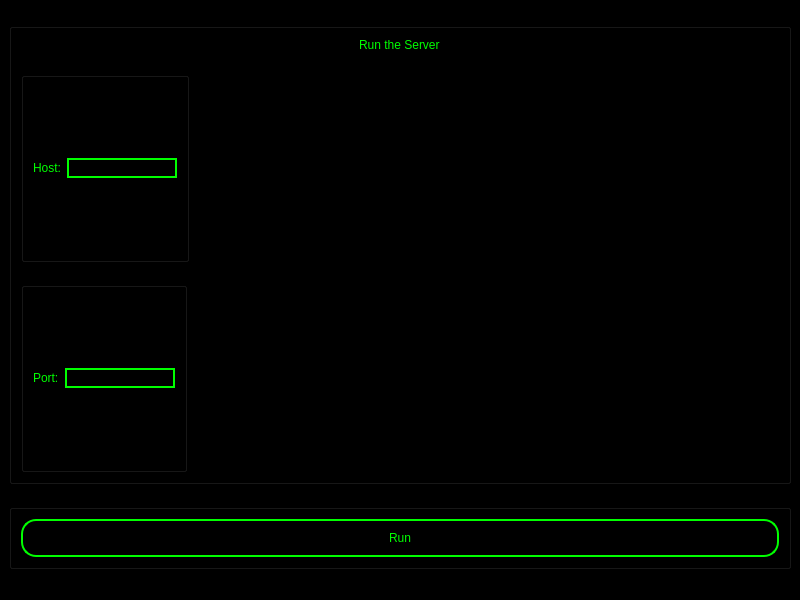
<?xml version="1.0" encoding="UTF-8"?>
<ui version="4.0">
 <class>MainWindow</class>
 <widget class="QMainWindow" name="MainWindow">
  <property name="geometry">
   <rect>
    <x>0</x>
    <y>0</y>
    <width>800</width>
    <height>600</height>
   </rect>
  </property>
  <property name="windowTitle">
   <string>MainWindow</string>
  </property>
  <property name="styleSheet">
   <string notr="true">background-color:black;
</string>
  </property>
  <widget class="QWidget" name="centralwidget">
   <layout class="QVBoxLayout" name="verticalLayout">
    <item>
     <widget class="QGroupBox" name="GroupEntries">
      <property name="sizePolicy">
       <sizepolicy hsizetype="Minimum" vsizetype="Expanding">
        <horstretch>0</horstretch>
        <verstretch>0</verstretch>
       </sizepolicy>
      </property>
      <property name="styleSheet">
       <string notr="true">background-color:black;
</string>
      </property>
      <property name="title">
       <string>GroupBox</string>
      </property>
      <property name="flat">
       <bool>true</bool>
      </property>
      <layout class="QVBoxLayout" name="verticalLayout_3">
       <item alignment="Qt::AlignHCenter">
        <widget class="QLabel" name="LabelTitle">
         <property name="sizePolicy">
          <sizepolicy hsizetype="Preferred" vsizetype="Maximum">
           <horstretch>0</horstretch>
           <verstretch>0</verstretch>
          </sizepolicy>
         </property>
         <property name="styleSheet">
          <string notr="true">font: 14pt &quot;Arial&quot;;
border-radius: 15px;
color: #00ff00;</string>
         </property>
         <property name="text">
          <string>&lt;html&gt;&lt;head/&gt;&lt;body&gt;&lt;p&gt;Run the Server&lt;/p&gt;&lt;/body&gt;&lt;/html&gt;</string>
         </property>
        </widget>
       </item>
       <item>
        <widget class="QGroupBox" name="GroupEntryLogin">
         <property name="sizePolicy">
          <sizepolicy hsizetype="Fixed" vsizetype="Expanding">
           <horstretch>0</horstretch>
           <verstretch>0</verstretch>
          </sizepolicy>
         </property>
         <property name="styleSheet">
          <string notr="true">background-color:black;
</string>
         </property>
         <property name="title">
          <string>GroupBox</string>
         </property>
         <property name="flat">
          <bool>true</bool>
         </property>
         <layout class="QHBoxLayout" name="horizontalLayout">
          <item>
           <widget class="QLabel" name="LabelHost">
            <property name="sizePolicy">
             <sizepolicy hsizetype="Preferred" vsizetype="Maximum">
              <horstretch>0</horstretch>
              <verstretch>0</verstretch>
             </sizepolicy>
            </property>
            <property name="styleSheet">
             <string notr="true">font: 14pt &quot;Arial&quot;;
border-radius: 15px;
color: #00ff00;</string>
            </property>
            <property name="text">
             <string>Host:</string>
            </property>
           </widget>
          </item>
          <item>
           <widget class="QLineEdit" name="LineEditHost">
            <property name="sizePolicy">
             <sizepolicy hsizetype="Expanding" vsizetype="Fixed">
              <horstretch>0</horstretch>
              <verstretch>0</verstretch>
             </sizepolicy>
            </property>
            <property name="styleSheet">
             <string notr="true">font: 14pt &quot;Arial&quot;;
border-radius: 15px;
border: 2px solid #00ff00;
color: #00ff00;</string>
            </property>
           </widget>
          </item>
         </layout>
        </widget>
       </item>
       <item>
        <widget class="QGroupBox" name="GroupEntryPassword">
         <property name="sizePolicy">
          <sizepolicy hsizetype="Fixed" vsizetype="Expanding">
           <horstretch>0</horstretch>
           <verstretch>0</verstretch>
          </sizepolicy>
         </property>
         <property name="styleSheet">
          <string notr="true">background-color:black;
</string>
         </property>
         <property name="title">
          <string>GroupBox</string>
         </property>
         <property name="flat">
          <bool>true</bool>
         </property>
         <layout class="QHBoxLayout" name="horizontalLayout_2">
          <item>
           <widget class="QLabel" name="LabelPort">
            <property name="sizePolicy">
             <sizepolicy hsizetype="Preferred" vsizetype="Maximum">
              <horstretch>0</horstretch>
              <verstretch>0</verstretch>
             </sizepolicy>
            </property>
            <property name="styleSheet">
             <string notr="true">font: 14pt &quot;Arial&quot;;
border-radius: 15px;
color: #00ff00;</string>
            </property>
            <property name="text">
             <string>Port:</string>
            </property>
           </widget>
          </item>
          <item>
           <widget class="QLineEdit" name="LineEditPort">
            <property name="sizePolicy">
             <sizepolicy hsizetype="Expanding" vsizetype="Fixed">
              <horstretch>0</horstretch>
              <verstretch>0</verstretch>
             </sizepolicy>
            </property>
            <property name="styleSheet">
             <string notr="true">font: 14pt &quot;Arial&quot;;
border-radius: 15px;
border: 2px solid #00ff00;
color: #00ff00;</string>
            </property>
           </widget>
          </item>
         </layout>
        </widget>
       </item>
      </layout>
     </widget>
    </item>
    <item>
     <widget class="QGroupBox" name="GroupButtons">
      <property name="sizePolicy">
       <sizepolicy hsizetype="Minimum" vsizetype="Maximum">
        <horstretch>0</horstretch>
        <verstretch>0</verstretch>
       </sizepolicy>
      </property>
      <property name="styleSheet">
       <string notr="true">background-color:black;
</string>
      </property>
      <property name="title">
       <string>GroupBox</string>
      </property>
      <property name="flat">
       <bool>true</bool>
      </property>
      <layout class="QVBoxLayout" name="verticalLayout_2">
       <item>
        <widget class="QPushButton" name="ButtonRun">
         <property name="sizePolicy">
          <sizepolicy hsizetype="Minimum" vsizetype="Minimum">
           <horstretch>0</horstretch>
           <verstretch>0</verstretch>
          </sizepolicy>
         </property>
         <property name="styleSheet">
          <string notr="true">font: 14pt &quot;Arial&quot;;
border-radius: 15px;
border: 2px solid #00ff00;
color: #00ff00;
padding-top: 10px;
padding-bottom: 10px;
padding-left: 20px;
padding-right: 20px; </string>
         </property>
         <property name="text">
          <string>Run</string>
         </property>
        </widget>
       </item>
      </layout>
     </widget>
    </item>
   </layout>
  </widget>
  <widget class="QMenuBar" name="menubar">
   <property name="geometry">
    <rect>
     <x>0</x>
     <y>0</y>
     <width>800</width>
     <height>26</height>
    </rect>
   </property>
  </widget>
  <widget class="QStatusBar" name="statusbar"/>
 </widget>
 <resources/>
 <connections/>
</ui>
